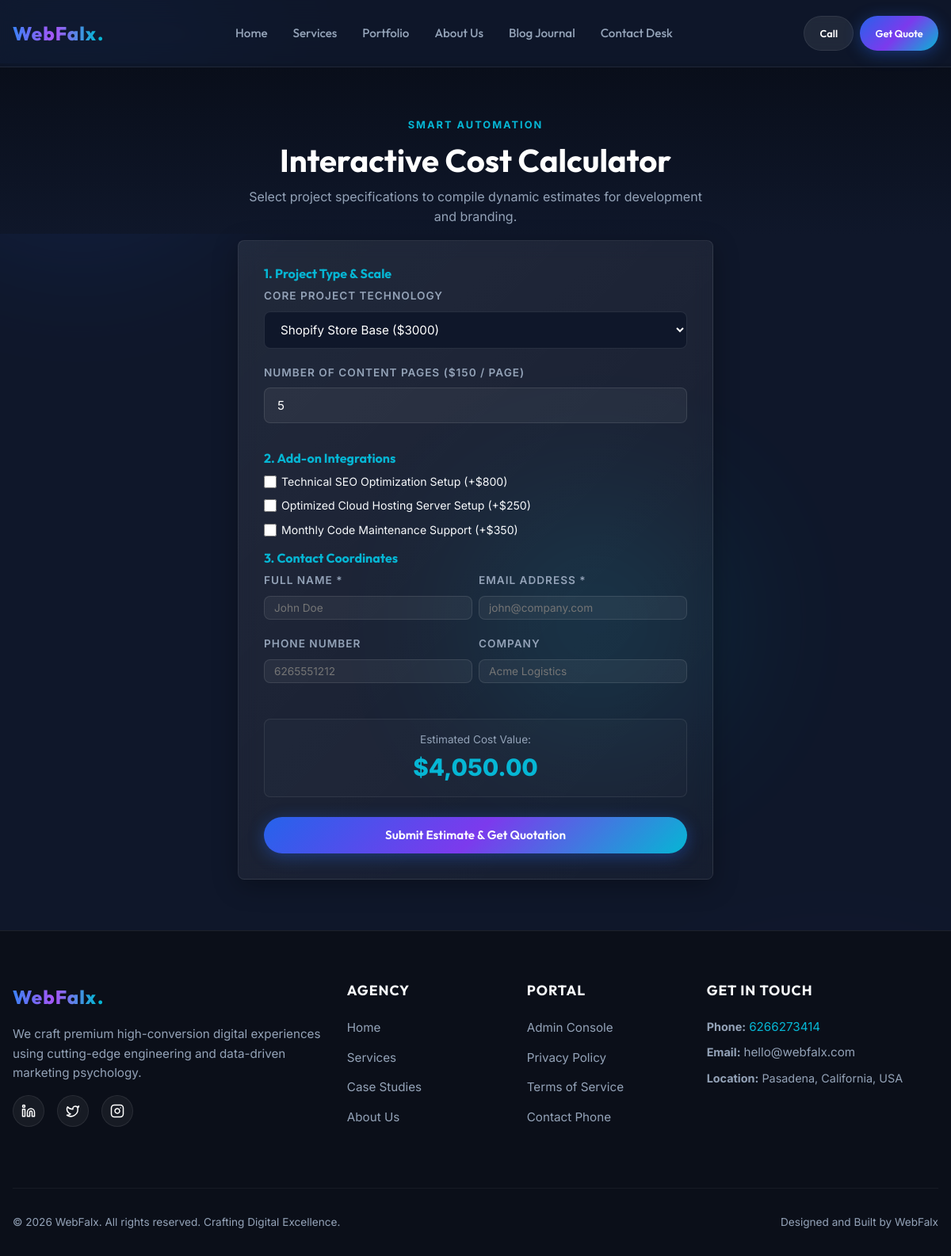
/calculator.php, run on the app's committed database.
### tables this page shows
CREATE TABLE `menus` (
    `id` INT AUTO_INCREMENT PRIMARY KEY,
    `title` VARCHAR(100) NOT NULL,
    `url` VARCHAR(255) NOT NULL,
    `parent_id` INT DEFAULT NULL,
    `display_order` INT NOT NULL DEFAULT 10,
    `is_active` TINYINT(1) NOT NULL DEFAULT 1,
    FOREIGN KEY (`parent_id`) REFERENCES `menus` (`id`) ON DELETE SET NULL
);

CREATE TABLE `site_settings` (
    `id` INT AUTO_INCREMENT PRIMARY KEY,
    `setting_key` VARCHAR(50) NOT NULL UNIQUE,
    `setting_value` TEXT DEFAULT NULL,
    `setting_group` VARCHAR(50) NOT NULL DEFAULT 'general',
    `description` VARCHAR(255) DEFAULT NULL,
    `updated_at` TIMESTAMP DEFAULT CURRENT_TIMESTAMP ON UPDATE CURRENT_TIMESTAMP
);

### calculator.php (the view, shortened to what the rows shown need)
<?php
require_once __DIR__ . '/includes/functions.php';
$shopify_base = floatval(get_setting('calc_base_shopify', '3000'));
$per_page_rate = floatval(get_setting('calc_per_page_rate', '150'));
$seo_rate = floatval(get_setting('calc_seo_rate', '800'));
$hosting_rate = floatval(get_setting('calc_hosting_rate', '250'));
$maintenance_rate = floatval(get_setting('calc_maintenance_rate', '350'));
$quote_invoice = null;
require_once __DIR__ . '/includes/header.php';
?>
<section class="section calc-hero" style="padding: var(--spacing-lg) 0 var(--spacing-xs) 0; background: linear-gradient(180deg, #090e1a 0%, var(--color-bg-dark) 100%);">
    <div class="container reveal" style="text-align: center;">
        <h1 style="color: #ffffff; font-size: 2.5rem; margin-top: 0.5rem;">Interactive Cost Calculator</h1>
    </div>
</section>
<section class="section calc-body" style="padding-top: var(--spacing-xs);">
    <div class="container">
        <?php if ($quote_invoice): ?>
            <div class="glass-card" id="printable-quote-invoice" style="max-width: 700px; margin: 0 auto; padding: 2rem; border-color: var(--color-accent);">
                <div style="display: flex; justify-content: space-between; align-items: start; border-bottom: 1px solid rgba(255,255,255,0.05); padding-bottom: 12px; margin-bottom: 20px;">
                    <div>
                        <h3 class="gradient-text" style="font-size: 1.5rem; margin: 0;"><?php echo esc(APP_NAME); ?>.</h3>
                        <small style="color: var(--color-text-muted-dark);">Pasadena, CA, USA &bull; 6266273414</small>
                    </div>
                    <div style="text-align: right;">
                        <h4 style="color: #fff; margin: 0;">ESTIMATE</h4>
                        <span style="font-size: 0.85rem; color: var(--color-text-secondary-dark);"><?php echo $quote_invoice['number']; ?></span>
                    </div>
                </div>
                <div class="grid grid-2" style="gap: 15px; margin-bottom: 20px; font-size: 0.88rem; color: var(--color-text-secondary-dark);">
                    <div>
                        <span style="display: block; font-size: 0.75rem; text-transform: uppercase; color: var(--color-text-muted-dark);">ESTIMATE FOR:</span>
                        <strong style="color: #fff;"><?php echo esc($quote_invoice['client_name']); ?></strong><br>
                        <?php echo esc($quote_invoice['client_company']); ?><br>
                        <?php echo esc($quote_invoice['client_email']); ?>
                    </div>
                    <div style="text-align: right;">
                        <span style="display: block; font-size: 0.75rem; text-transform: uppercase; color: var(--color-text-muted-dark);">DATE ISSUED:</span>
                        <span style="color: #fff;"><?php echo date('F d, Y'); ?></span>
                    </div>
                </div>
                <table class="admin-table" style="margin-bottom: 20px; font-size: 0.88rem;">
                    <thead>
                        <tr>
                            <th>Description</th>
                            <th>Amount</th>
                        </tr>
                    </thead>
                    <tbody>
                        <tr>
                            <td><strong><?php echo esc($quote_invoice['project_type']); ?> Base Cost</strong></td>
                            <td>$<?php echo number_format($quote_invoice['base'], 2); ?></td>
                        </tr>
                        <tr>
                            <td>Content Pages Multiplier (<?php echo $quote_invoice['pages']; ?> Pages x $<?php echo $per_page_rate; ?>)</td>
                            <td>$<?php echo number_format($quote_invoice['pages_cost'], 2); ?></td>
                        </tr>
                        <?php if ($quote_invoice['seo'] > 0): ?>
                            <tr>
                                <td>Technical SEO Schema Setups Addon</td>
                                <td>$<?php echo number_format($quote_invoice['seo'], 2); ?></td>
                            </tr>
                        <?php endif; ?>
                        <?php if ($quote_invoice['hosting'] > 0): ?>
                            <tr>
                                <td>Optimized Cloud Server Hosting Setup</td>
                                <td>$<?php echo number_format($quote_invoice['hosting'], 2); ?></td>
                            </tr>
                        <?php endif; ?>
                        <?php if ($quote_invoice['maintenance'] > 0): ?>
                            <tr>
                                <td>Monthly Maintenance & Code Updates Support</td>
                                <td>$<?php echo number_format($quote_invoice['maintenance'], 2); ?></td>
                            </tr>
                        <?php endif; ?>
                    </tbody>
                </table>
                <div style="text-align: right; font-size: 0.88rem; color: var(--color-text-secondary-dark); border-top: 1px solid rgba(255,255,255,0.05); padding-top: 10px;">
                    <div>Subtotal: $<?php echo number_format($quote_invoice['subtotal'], 2); ?></div>
                    <div>Est. Tax (8%): $<?php echo number_format($quote_invoice['tax'], 2); ?></div>
                    <div style="font-size: 1.25rem; color: #fff; font-weight: 700; margin-top: 4px;">Total Cost: $<?php echo number_format($quote_invoice['total'], 2); ?></div>
                </div>
                <div style="display: flex; gap: 10px; margin-top: 25px;">
                    <button onclick="window.print()" class="btn btn-primary" style="flex: 1;">Print / Download PDF</button>
                    <a href="calculator.php" class="btn btn-secondary" style="flex: 1; text-align: center; line-height: 2;">Reset Calculator</a>
                </div>
            </div>
        <?php else: ?>
            <div class="glass-card" style="max-width: 600px; margin: 0 auto; padding: 2rem;">
                <form action="" method="POST" id="calculator-step-form" style="display: flex; flex-direction: column; gap: 15px;">
                    <div>
                        <h4 style="color: var(--color-accent); margin-bottom: 8px;">1. Project Type & Scale</h4>
                        <div class="form-group">
                            <label for="calc_type">Core Project Technology</label>
                            <select name="project_type" id="calc_type" class="form-control" style="background: var(--color-bg-dark); cursor: pointer;" onchange="calculateRealtimeCost()">
                                <option value="Shopify Store">Shopify Store Base ($<?php echo $shopify_base; ?>)</option>
                            </select>
                        </div>
                        <div class="form-group">
                            <label for="calc_pages">Number of Content Pages ($<?php echo $per_page_rate; ?> / Page)</label>
                            <input type="number" name="pages" id="calc_pages" class="form-control" value="5" min="1" oninput="calculateRealtimeCost()">
                        </div>
                    </div>
                    <div>
                        <h4 style="color: var(--color-accent); margin-bottom: 8px;">2. Add-on Integrations</h4>
                        <div style="display: flex; flex-direction: column; gap: 8px; font-size: 0.88rem;">
                            <label style="display: inline-flex; align-items: center; gap: 6px; cursor: pointer; text-transform: none;">
                                <input type="checkbox" name="seo_required" id="calc_seo" value="1" onchange="calculateRealtimeCost()" style="width: 16px; height: 16px;">
                                Technical SEO Optimization Setup (+$<?php echo $seo_rate; ?>)
                            </label>
                            <label style="display: inline-flex; align-items: center; gap: 6px; cursor: pointer; text-transform: none;">
                                <input type="checkbox" name="hosting_required" id="calc_host" value="1" onchange="calculateRealtimeCost()" style="width: 16px; height: 16px;">
                                Optimized Cloud Hosting Server Setup (+$<?php echo $hosting_rate; ?>)
                            </label>
                            <label style="display: inline-flex; align-items: center; gap: 6px; cursor: pointer; text-transform: none;">
                                <input type="checkbox" name="maintenance_required" id="calc_maint" value="1" onchange="calculateRealtimeCost()" style="width: 16px; height: 16px;">
                                Monthly Code Maintenance Support (+$<?php echo $maintenance_rate; ?>)
                            </label>
                        </div>
                    </div>
                    <div>
                        <h4 style="color: var(--color-accent); margin-bottom: 8px;">3. Contact Coordinates</h4>
                        <div class="grid grid-2" style="gap: 8px;">
                            <div class="form-group">
                                <label for="c_name">Full Name *</label>
                                <input type="text" name="name" id="c_name" class="form-control" required placeholder="John Doe" style="padding: 6px 12px; min-height: auto; font-size: 0.85rem;">
                            </div>
                            <div class="form-group">
                                <label for="c_email">Email address *</label>
                                <input type="email" name="email" id="c_email" class="form-control" required placeholder="john@company.com" style="padding: 6px 12px; min-height: auto; font-size: 0.85rem;">
                            </div>
                        </div>
                        <div class="grid grid-2" style="gap: 8px;">
                            <div class="form-group">
                                <label for="c_phone">Phone Number</label>
                                <input type="text" name="phone" id="c_phone" class="form-control" placeholder="6265551212" style="padding: 6px 12px; min-height: auto; font-size: 0.85rem;">
                            </div>
                            <div class="form-group">
                                <label for="c_comp">Company</label>
                                <input type="text" name="company" id="c_comp" class="form-control" placeholder="Acme Logistics" style="padding: 6px 12px; min-height: auto; font-size: 0.85rem;">
                            </div>
                        </div>
                    </div>
                    <div style="background: rgba(255,255,255,0.02); border: var(--border-glass); padding: 12px; border-radius: var(--radius-sm); text-align: center; margin-top: 10px;">
                        <span style="font-size: 0.85rem; color: var(--color-text-secondary-dark);">Estimated Cost Value:</span>
                        <div style="font-size: 1.85rem; font-weight: 800; color: var(--color-accent);" id="realtime-estimate-price">$3,750.00</div>
                    </div>
                    <button type="submit" class="btn btn-primary" style="width: 100%; margin-top: 10px;">Submit Estimate & Get Quotation</button>
                </form>
            </div>
        <?php endif; ?>
    </div>
</section>
<?php require_once __DIR__ . '/includes/footer.php'; ?>

### includes/navbar.php (shortened to what the rows shown need)
<?php
require_once __DIR__ . '/functions.php';
$nav_items = [];
if ($db !== null) {
    try {
        $nav_items = $db->query("SELECT * FROM menus WHERE is_active = 1 ORDER BY display_order ASC")->fetchAll();
    } catch (PDOException $ex) {
        error_log("Failed to fetch menu list: " . $ex->getMessage());
    }
}
?>
<header class="navbar-header">
    <div class="container navbar-container">
        <nav class="primary-navigation" aria-label="Primary navigation">
            <ul id="primary-menu" class="nav-menu">
                <?php if (empty($nav_items)): ?>
                    <li><a href="<?php echo BASE_URL; ?>index.php" class="nav-link">Home</a></li>
                    <li><a href="<?php echo BASE_URL; ?>services.php" class="nav-link">Services</a></li>
                    <li><a href="<?php echo BASE_URL; ?>portfolio.php" class="nav-link">Portfolio</a></li>
                    <li><a href="<?php echo BASE_URL; ?>about.php" class="nav-link">About</a></li>
                    <li><a href="<?php echo BASE_URL; ?>blog.php" class="nav-link">Blog</a></li>
                    <li><a href="<?php echo BASE_URL; ?>contact.php" class="nav-link">Contact</a></li>
                <?php else: ?>
                    <?php foreach ($nav_items as $nav): ?>
                        <li><a href="<?php echo BASE_URL . esc($nav['url']); ?>" class="nav-link"><?php echo esc($nav['title']); ?></a></li>
                    <?php endforeach; ?>
                <?php endif; ?>
            </ul>
        </nav>
    </div>
</header>

### includes/footer.php (shortened to what the rows shown need)
<?php
require_once __DIR__ . '/functions.php';
?>
    </main>
    <footer class="main-footer">
        <div class="container">
            <div class="footer-grid">
                <div class="footer-links">
                    <h4>Get In Touch</h4>
                    <p style="font-size: 0.9rem; margin-bottom: 0.5rem; color: var(--color-text-secondary-dark);">
                        <strong>Phone:</strong> <a href="tel:<?php echo esc_attr(APP_PHONE); ?>" style="color: var(--color-accent);"><?php echo esc(APP_PHONE); ?></a>
                    </p>
                    <p style="font-size: 0.9rem; margin-bottom: 0.5rem; color: var(--color-text-secondary-dark);">
                        <strong>Email:</strong> <a href="mailto:<?php echo esc_attr(get_setting('contact_email', 'hello@webfalx.com')); ?>"><?php echo esc(get_setting('contact_email', 'hello@webfalx.com')); ?></a>
                    </p>
                    <p style="font-size: 0.9rem; color: var(--color-text-secondary-dark);">
                        <strong>Location:</strong> <?php echo esc(get_setting('contact_address', 'California, USA')); ?>
                    </p>
                </div>
            </div>
        </div>
    </footer>
</body>
</html>

### data on the page
menus: title "Home"
menus: title "Services"
menus: title "Portfolio"
menus: title "About Us"
menus: title "Blog Journal"
menus: title "Contact Desk"
site_settings: setting_value "150"
site_settings: setting_value "800"
site_settings: setting_value "250"
site_settings: setting_value "350"
site_settings: setting_value "hello@webfalx.com"
site_settings: setting_value "Pasadena, California, USA"

### other printed values
APP_NAME "WebFalx"
APP_PHONE "6266273414"
